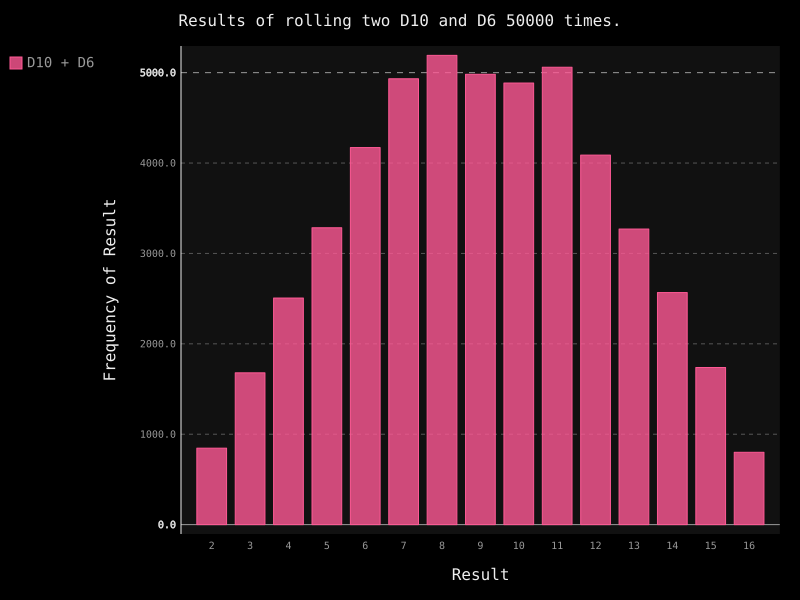

The Python source for this figure:
from die import Die
import pygal

# 创建一个色子
die_1 = Die()
die_2 = Die(10)

# 丢几次色子，并将其记录在列表中
results = []
for roll_num in range(50000):
    die_1_num = die_1.roll()
    die_2_num = die_2.roll()
    die_num = die_1_num + die_2_num
    results.append(die_num)

# 分析结果
frequencies = []
max_result = die_1.num_sides + die_2.num_sides
for value in range(2,max_result+1):
    frequency = results.count(value)
    frequencies.append(frequency)

# 对数据进行可视化
hist = pygal.Bar()

hist.title = "Results of rolling two D10 and D6 50000 times."
hist.x_labels = ['2','3','4','5','6','7','8','9','10','11','12',
        '13','14','15','16']
hist.x_title = "Result"
hist.y_title = "Frequency of Result"

hist.add('D10 + D6',frequencies)
hist.render_to_file('die_visual.svg')
